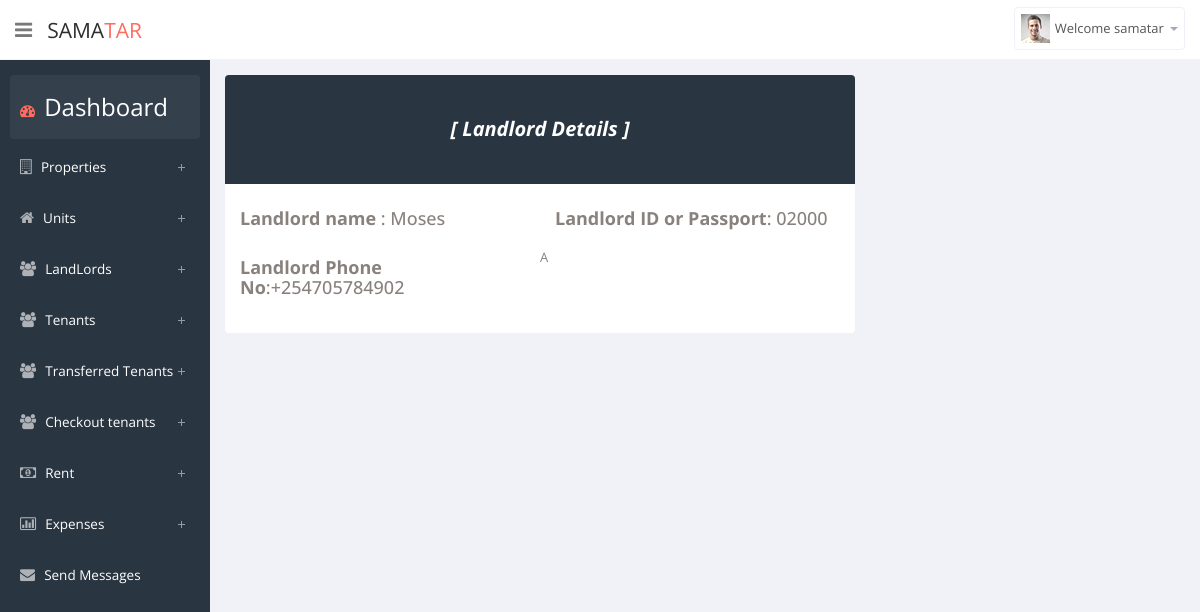
Screenshot of /landlord/11/ (signed in) with the database file from the repository.
### property/models.py (models this page shows, shortened)
class Landlord(models.Model):
    date_added = models.DateField(auto_now_add=True, null=True)
    name = models.CharField(max_length=300)
    ID_or_Passport = models.CharField(max_length=300)
    phone_regex = RegexValidator(regex=r'^(?:\+)', message="Phone number must be entered in the format: '+2549999999'. Up to 15 digits allowed.")
    Phone = models.CharField(validators=[phone_regex], max_length=15,null=True)
    unit = models.ForeignKey(Unit, related_name='unit_landlord', on_delete=models.CASCADE)

### property/views.py (the view)
# urls.py: path('landlord/<int:pk>/', views.LandlordDetail.as_view(), name='landlord_detail'),
class LandlordDetail(generic.DetailView):
    model = Landlord
    template_name = 'property/landlord_detail.html'

### property/templates/property/landlord_detail.html
{% extends 'property/base.html' %}
{% load static %}
{% block body %}
<div>
              <div class="row">
                <div class="col-md-8">
                    <section class="panel">
                        <div class="bio-graph-heading project-heading " style="background-color: #2a3542">
                            <strong> [  Landlord Details ] </strong>
                        </div>
                        <div class="panel-body bio-graph-info">
                            <div class="row p-details">
                                <div class="bio-row">
                                    <h4><span class="bold">Landlord name </span>: {{ landlord.name }}</h4>
                                </div>
                                <div class="bio-row">
                                    <h4><span class="bold">Landlord ID or Passport</span>: {{ landlord.ID_or_Passport}}</h4>
                                </div>
                                <div class="bio-row">
                                    <h4><span class="bold">Landlord Phone No</span>:{{ landlord.Phone }}</h4>
                                </div>
A
                            </div>
                        </div>
                    </section>
                </div>
            </div>
</div>
            {% endblock %}

### property/templates/property/base.html (shortened to what this page needs)
<!DOCTYPE html>
<html lang="en">
{% load static %}
{% load bootstrap4 %}
<head>
    <link href="{% static 'property/css/bootstrap.min.css' %}" rel="stylesheet">
    <link href="{% static 'property/css/bootstrap-reset.css' %}" rel="stylesheet">
    <link href="{% static 'property/assets/font-awesome/css/font-awesome.css' %}" rel="stylesheet"/>
    <link href="{% static 'property/assets/jquery-easy-pie-chart/jquery.easy-pie-chart.css' %}" rel="stylesheet"
          type="text/css" media="screen"/>
    <link rel="stylesheet" href="{% static 'property/css/owl.carousel.css' %}" type="text/css">
    <link href="{% static 'property/css/slidebars.css' %}" rel="stylesheet">
    <link href="{% static 'property/css/style.css' %}" rel="stylesheet">
    <link href="{% static 'property/css/style-responsive.css' %}" rel="stylesheet"/>
</head>
<body>
<section id="container">
    <header class="header white-bg">
        <div class="sidebar-toggle-box">
            <div class="fa fa-bars tooltips" data-placement="right" data-original-title="Toggle Navigation"></div>
        </div>
        <a href="{% url 'property:home' %}" class="logo">Sama<span>Tar</span></a>
        <div class="top-nav ">
            <ul class="nav pull-right top-menu">
                {% if user.is_authenticated %}
                <li class="dropdown">
                    <a data-toggle="dropdown" class="dropdown-toggle" href="#">
                        <img alt="" src="img/avatar1_small.jpg">
                        <span class="username"> Welcome {{ user.username }}</span>
                        <b class="caret"></b>
                    </a>
                </li>
                {% endif %}
            </ul>
        </div>
    </header>
    <aside>
        <div id="sidebar" class="nav-collapse">
            <ul class="sidebar-menu" id="nav-accordion">
                <li>
                    <a class="active" href="{% url 'property:home' %}">
                        <i class="fa fa-dashboard"></i>
                        <span style="color:white; font-size:24px">Dashboard</span>
                    </a>
                </li>
                <li class="sub-menu">
                    <a href="javascript:;">
                        <i class="fa fa-building-o"></i>
                        <span class="dash-color">Properties</span>
                    </a>
                </li>
                <li class="sub-menu">
                    <a href="javascript:;">
                        <i class="fa fa-home"></i>
                        <span class="dash-color">Units</span>
                    </a>
                </li>
                <li class="sub-menu">
                    <a href="javascript:;">
                        <i class="fa fa-users"></i>
                        <span class="dash-color">LandLords</span>
                    </a>
                </li>
                <li class="sub-menu">
                    <a href="javascript:;">
                        <i class="fa fa-users"></i>
                        <span class="dash-color">Tenants</span>
                    </a>
                </li>
                <li class="sub-menu">
                    <a href="javascript:;">
                        <i class="fa fa-users"></i>
                        <span class="dash-color">Transferred Tenants</span>
                    </a>
                </li>
                <li class="sub-menu">
                    <a href="javascript:;">
                        <i class=" fa fa-users"></i>
                        <span class="dash-color">Checkout tenants</span>
                    </a>
                </li>
                <li class="sub-menu">
                    <a href="javascript:;">
                        <i class=" fa fa-money"></i>
                        <span class="dash-color">Rent</span>
                    </a>
                </li>
                <li class="sub-menu">
                    <a href="javascript:;">
                        <i class="fa fa-bar-chart-o"></i>
                        <span class="dash-color">Expenses</span>
                    </a>
                </li>
                <li class="sub-menu">
                    <a href="#tab-display-sms" role="tab" data-toggle="tab">
                        <i class="fa fa-envelope"></i>
                        <span class="dash-color">Send Messages</span>
                    </a>
                </li>
            </ul>
        </div>
    </aside>
    <section id="main-content">
        <section class="wrapper site-min-height">
            {% block body %}
            {% endblock %}
        </section>
    </section>
</section>
<link rel="stylesheet" type="text/css"
      href="https://cdn.datatables.net/v/dt/jszip-2.5.0/dt-1.10.18/af-2.3.0/b-1.5.2/b-colvis-1.5.2/b-flash-1.5.2/b-html5-1.5.2/b-print-1.5.2/cr-1.5.0/fh-3.1.4/r-2.2.2/datatables.min.css"/>
</body>
</html>

### rows the page displays
Landlord: name "Moses", ID_or_Passport "02000", Phone "+254705784902"

### other values shown
{{ user.username }} "samatar"
